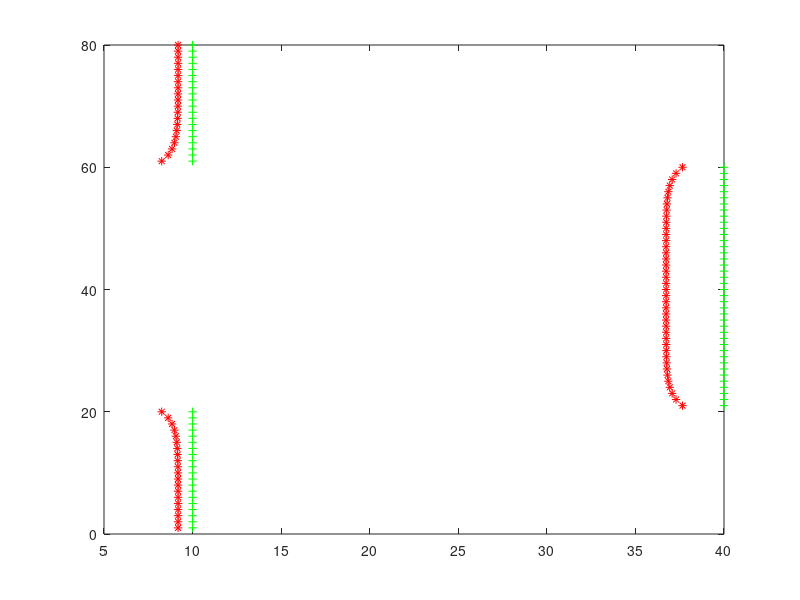

The MATLAB script that drew this image:
% Intialize Parameters 

Dimensionality = 80;
HalfDimensionality = 40;
Number_of_iterations = 50;
Length_constant =2.00;
Max_strength = abs(2);
Epsilon = 1e-2;
Upper_limit = 60;
Lower_limit =0;

Distance=zeros();
for i=1:Dimensionality
    for j=1:Dimensionality
        dist=abs(i-j); % keep track of distance
        if dist > HalfDimensionality
            dist=Dimensionality-dist;
        end
        Distance(i,j)=dist;
    end
end
Initial_state_vector=zeros(Dimensionality,1);
for i=1:20
    Initial_state_vector(i)=10;
end
for i=21:60
    Initial_state_vector(i)=40;
end
for i=61:80
    Initial_state_vector(i)=10;
end
State_vector=Initial_state_vector;

% compute inhibitory weights 

Inhibitory_weights=(-1)*Max_strength*exp((-1)*(Distance/Length_constant));

% Compute inhibited state vector
    New_state_vector=zeros(Dimensionality,1);
for i=1:Number_of_iterations
    for j=1:Dimensionality;
    Error=Initial_state_vector(j)+(Inhibitory_weights(j,:)*Initial_state_vector)-State_vector(j);
    New_state_vector(j)=State_vector(j)+(Epsilon*Error);
    end
    
    % Limit state vector
    for k=1:Dimensionality
        if(New_state_vector(k)<Lower_limit)
            New_state_vector(k)=Lower_limit;
        
        elseif(New_state_vector(k)>Upper_limit)
            New_state_vector(k)=Upper_limit;
        end
    end
    
        
end
        Current_state_vector=zeros(Dimensionality,1);
    for p=1:Dimensionality
        Current_state_vector(p)=New_state_vector(p); 
    end

% Convergence Test 
% Starts with subtracting vectors
    for i=1:Dimensionality
        Vector_difference(i)=New_state_vector(i) - State_vector(i);
    end
    
% Then compute vector length and pass vector difference 

Sum_of_Squares=0;
for i=1:Dimensionality
    Sum_of_Squares = Sum_of_Squares + (Vector_difference(i)*Vector_difference(i));
end
Vector_length = sqrt(Sum_of_Squares);

if(Vector_length>1)
    disp('Convergence test says we have converged!')
    
end

y2=Initial_state_vector;
x=1:1:80;y=New_state_vector;plot(y,x,'r*',y2,x,'g+');
    
    